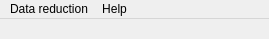
<?xml version="1.0" encoding="UTF-8"?>
<ui version="4.0">
 <class>MainWindow</class>
 <widget class="QMainWindow" name="MainWindow">
  <property name="geometry">
   <rect>
    <x>0</x>
    <y>0</y>
    <width>269</width>
    <height>39</height>
   </rect>
  </property>
  <property name="sizePolicy">
   <sizepolicy hsizetype="Expanding" vsizetype="Expanding">
    <horstretch>0</horstretch>
    <verstretch>0</verstretch>
   </sizepolicy>
  </property>
  <property name="maximumSize">
   <size>
    <width>918</width>
    <height>438</height>
   </size>
  </property>
  <property name="windowTitle">
   <string>Data processing toolbox</string>
  </property>
  <property name="windowIcon">
   <iconset>
    <normaloff>../icons/toolbox--pencil.png</normaloff>../icons/toolbox--pencil.png</iconset>
  </property>
  <property name="styleSheet">
   <string notr="true"/>
  </property>
  <widget class="QWidget" name="centralwidget">
   <layout class="QFormLayout" name="formLayout"/>
  </widget>
  <widget class="QMenuBar" name="menubar">
   <property name="geometry">
    <rect>
     <x>0</x>
     <y>0</y>
     <width>269</width>
     <height>21</height>
    </rect>
   </property>
   <widget class="QMenu" name="menudata">
    <property name="title">
     <string>Data reduction</string>
    </property>
    <addaction name="action_algo"/>
    <addaction name="separator"/>
    <addaction name="action_more"/>
   </widget>
   <widget class="QMenu" name="menuhelp">
    <property name="title">
     <string>Help</string>
    </property>
    <widget class="QMenu" name="menugui">
     <property name="title">
      <string>Data reduction</string>
     </property>
     <property name="icon">
      <iconset>
       <normaloff>../icons/stickman-smiley-question.png</normaloff>../icons/stickman-smiley-question.png</iconset>
     </property>
     <addaction name="action_ppt"/>
     <addaction name="separator"/>
     <addaction name="action_doc"/>
     <addaction name="separator"/>
    </widget>
    <addaction name="menugui"/>
    <addaction name="action_contact"/>
    <addaction name="separator"/>
   </widget>
   <addaction name="menudata"/>
   <addaction name="menuhelp"/>
  </widget>
  <action name="action_algo">
   <property name="enabled">
    <bool>true</bool>
   </property>
   <property name="icon">
    <iconset>
     <normaloff>../icons/wand-hat.png</normaloff>../icons/wand-hat.png</iconset>
   </property>
   <property name="text">
    <string>Douglas-Peucker-Algo</string>
   </property>
  </action>
  <action name="action_contact">
   <property name="icon">
    <iconset>
     <normaloff>../icons/user-silhouette-question.png</normaloff>../icons/user-silhouette-question.png</iconset>
   </property>
   <property name="text">
    <string>Contact the developer</string>
   </property>
  </action>
  <action name="action_ppt">
   <property name="icon">
    <iconset>
     <normaloff>../icons/projection-screen-presentation.png</normaloff>../icons/projection-screen-presentation.png</iconset>
   </property>
   <property name="text">
    <string>PPT slides</string>
   </property>
  </action>
  <action name="action_doc">
   <property name="icon">
    <iconset>
     <normaloff>../icons/document-code.png</normaloff>../icons/document-code.png</iconset>
   </property>
   <property name="text">
    <string>Code doc</string>
   </property>
  </action>
  <action name="action_more">
   <property name="icon">
    <iconset>
     <normaloff>../icons/construction.png</normaloff>../icons/construction.png</iconset>
   </property>
   <property name="text">
    <string>Another method...</string>
   </property>
  </action>
 </widget>
 <resources/>
 <connections/>
</ui>
